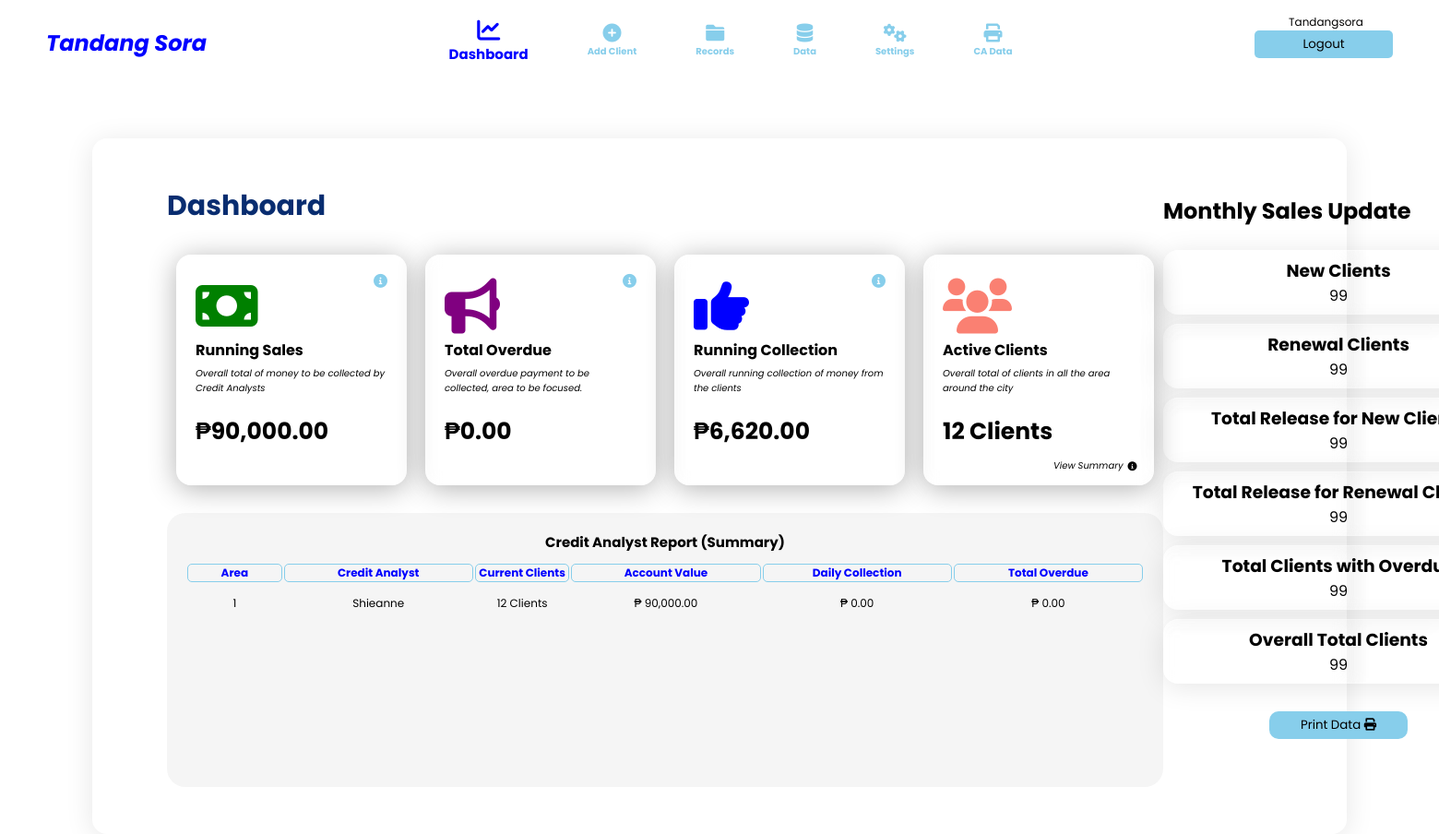
The page /Dashboard.php (signed in) on the database its author committed.
### tables this page shows
CREATE TABLE `insert_cssaccount` (
  `id` int(11) NOT NULL,
  `branch` varchar(255) NOT NULL,
  `fullname` varchar(255) NOT NULL,
  `username` varchar(255) NOT NULL,
  `password` varchar(255) NOT NULL
);

CREATE TABLE `insert_creditanalyst` (
  `id` int(11) NOT NULL,
  `cabranch` varchar(255) NOT NULL,
  `name` varchar(255) NOT NULL,
  `area` varchar(255) NOT NULL
);

### Dashboard.php (the view, shortened to what the rows shown need)
<?php
    include_once 'header.php';
?>
            <section id="Dashboard" class="navContent">
                <div class="dbDashboard">
                    <div class="dbSummary">
                        <h1>Dashboard</h1>
                        <div class="dbData">
                            <div class="dbBalance">
                                <div class="card totalBorrowed">
                                    <?php
                                        if($bnm == "all"){
                                            $qApp = "SELECT SUM(cloanamount) AS Approved FROM insert_client WHERE cloanstatus in ('Ongoing','Released')";
                                        }else{
                                            $qApp = "SELECT SUM(cloanamount) AS Approved FROM insert_client WHERE cbranch = '$bnm' and cloanstatus in ('Ongoing','Released')";
                                        }
                                        $qryApp = mysqli_query($connection,$qApp);
                                            if(mysqli_num_rows($qryApp)>0){
                                                while($rdApp = mysqli_fetch_array($qryApp)){
                                                $rApp = $rdApp['Approved'];
                                                }
                                            }
                                    ?>
                                    <h2>₱<?php echo number_format($rApp,2)?></h2>
                                </div>
                                <div class="card totalOverdue">
                                    <?php
                                        if($bnm == "all"){
                                            $qO = "SELECT SUM(coverdue) AS TOTALO FROM insert_client WHERE cloanstatus in ('Ongoing','Released')";
                                        }else{
                                            $qO = "SELECT SUM(coverdue) AS TOTALO FROM insert_client WHERE cbranch = '$bnm' and cloanstatus in ('Ongoing','Released')";
                                        }
                                        $qryO = mysqli_query($connection,$qO);
                                            if(mysqli_num_rows($qryO)>0){
                                                while($rdO = mysqli_fetch_array($qryO)){
                                                $rAO = $rdO['TOTALO'];
                                                }
                                            }
                                    ?>
                                    <h2>₱<?php echo number_format($rAO,2)?></h2>
                                </div>
                                <?php
                                    if($bnm == "all"){
                                        $qHC = "SELECT SUM(camountpaid) AS amntpaid FROM insert_client WHERE cloanstatus in ('Ongoing','Released') ";
                                    }else{
                                        $qHC = "SELECT SUM(camountpaid) AS amntpaid FROM insert_client WHERE cbranch = '$bnm' and cloanstatus in ('Ongoing','Released')";
                                    }
                                    $qryHC = mysqli_query($connection,$qHC);
                                        if(mysqli_num_rows($qryHC)>0){
                                            while($rHC = mysqli_fetch_array($qryHC)){
                                            $rsHC = $rHC['amntpaid'];
                                            }
                                        }
                                ?>
                                <div class="card pendingClient">
                                    <h2>₱<?php echo number_format($rsHC,2) ?></h2>
                                </div>
                                <?php
                                    if($bnm == "all"){
                                        $qT = "SELECT COUNT(*) AS TOTALC FROM insert_client WHERE cloanstatus in ('Ongoing','Released')";
                                    }else{
                                        $qT = "SELECT COUNT(*) AS TOTALC FROM insert_client WHERE cbranch = '$bnm' and cloanstatus in ('Ongoing','Released')";
                                    }
                                    $qryT = mysqli_query($connection,$qT);
                                        if(mysqli_num_rows($qryT)>0){
                                            while($rdT = mysqli_fetch_array($qryT)){
                                            $rAT = $rdT['TOTALC'];
                                                if($rAT <= 1){
                                                    $rAT1 = "$rAT Client";
                                                }else{
                                                    $rAT1 = "$rAT Clients";
                                                }
                                            }
                                        }
                                ?>
                                <div class="card currentClient">
                                    <h2><?php echo $rAT1 ?></h2>
                                </div>
                            </div>
                        </div>
                        <div class="dbReport creditAnalyst">
                            <h2>Credit Analyst Report <span>(Summary)</span></h2>
                            <table id="dbreportTitle">
                                <tr>
                                    <th width="10%">Area</th>
                                    <th width="20%">Credit Analyst</th>
                                    <th width="10%">Current Clients</th>
                                    <th width="20%">Account Value</th>
                                    <th width="20%">Daily Collection</th>
                                    <th width="20%">Total Overdue</th>
                                </tr>
                            </table>
                            <div class="dvRContent">
                                <table id="dbreportContent">
                                    <?php
                                        if($bnm == "all"){
                                            $qReport = "SELECT * FROM insert_creditanalyst ORDER BY AREA ASC, NAME ASC";
                                        }else{
                                            $qReport = "SELECT * FROM insert_creditanalyst WHERE cabranch = '$bnm' ORDER BY AREA ASC, NAME ASC";
                                        }
                                        $qryReport = mysqli_query($connection,$qReport);
                                            while($rowReport = mysqli_fetch_assoc($qryReport)){
                                            $caName = $rowReport['name'];
                                            $caArea = $rowReport['area'];
                                        if($bnm == "all"){
                                            $qClientNo = "SELECT COUNT(ccreditanalyst) AS CNO, clientid  from insert_client WHERE ccarea = '$caArea' AND cloanstatus in ('Ongoing','Released')";
                                        }else{
                                            $qClientNo = "SELECT COUNT(ccreditanalyst) AS CNO, clientid  from insert_client WHERE cbranch = '$bnm' AND ccarea = '$caArea' AND cloanstatus in ('Ongoing','Released')";
                                        }
                                        $qryClientNo = mysqli_query($connection,$qClientNo);
                                                while($rowClientNo = mysqli_fetch_assoc($qryClientNo)){
                                                    $caClientNo = $rowClientNo['CNO'];
                                                    }
                                        if($bnm == "all"){
                                            $qLoanAmount ="SELECT SUM(cloanamount) AS SLA from insert_client WHERE ccarea = '$caArea' AND cloanstatus in ('Ongoing','Released')";
                                        }else{
                                            $qLoanAmount ="SELECT SUM(cloanamount) AS SLA from insert_client WHERE cbranch ='$bnm' AND ccarea = '$caArea' AND cloanstatus in ('Ongoing','Released')";
                                        }
                                        $qryLoanAmount = mysqli_query($connection,$qLoanAmount);
                                                    while($rowLoanAmount = mysqli_fetch_assoc($qryLoanAmount)){
                                                        $caLoanAmount = $rowLoanAmount['SLA'];
                                                    }
                                        if($bnm == "all"){
                                            $qdaily = "SELECT SUM(payment) as daily, SUM(secdep) as sumdep, creditanalyst from insert_payment WHERE area = '$caArea' AND date_paid = curdate() ";
                                        }else{
                                            $qdaily = "SELECT SUM(payment) as daily, SUM(secdep) as sumdep, creditanalyst from insert_payment WHERE area = '$caArea' AND date_paid = curdate() ";
                                        }
                                        $qrydaily = mysqli_query($connection,$qdaily);
                                                    while($rowdaily = mysqli_fetch_assoc($qrydaily)){
                                                        $caPayment = $rowdaily['daily'];
                                                        $caSecDep = $rowdaily['sumdep'];
                                                        $caTPay = $caPayment + $caSecDep;
                                                    }
                                        if($bnm == "all"){
                                            $qOverDue = "SELECT SUM(coverdue) as SOD from insert_client WHERE ccarea = '$caArea' AND cloanstatus in ('Ongoing','Released')";
                                        }else{
                                            $qOverDue = "SELECT SUM(coverdue) as SOD from insert_client WHERE cbranch ='$bnm' AND ccarea = '$caArea' AND cloanstatus in ('Ongoing','Released')";
                                        }
                                        $qryOverDue = mysqli_query($connection,$qOverDue);
                                                    while($rowOverDue  = mysqli_fetch_assoc($qryOverDue)){
                                                        $caOverDue = $rowOverDue['SOD'];
                                                    }
                                    ?>
                                        <tr>
                                            <td width="10%"><?php echo $caArea ?></td>
                                            <td width="20%"><?php echo $caName ?></td>
                                            <td width="10%"><?php echo $caClientNo." Clients" ?></td>
                                            <td width="20%">₱ <?php echo number_format($caLoanAmount,2)?></td>
                                            <td width="20%">₱ <?php echo number_format($caTPay,2)?></td>
                                            <td width="20%">₱ <?php echo number_format($caOverDue,2)?></td>
                                        </tr>
                                    <?php }?>
                                </table>
                            </div>
                        </div>
                    </div>
                    <div class="dbProfile">
                        <div class="dbExtras">
                            <h1>Monthly Sales Update</h1>
                    </div>
                </div>
            </section>

### header.php (shortened to what the rows shown need)
<?php include "db.php"; ?>
<!DOCTYPE html>
<html lang="en">
<head>
    <link rel="stylesheet" href="https://cdnjs.cloudflare.com/ajax/libs/font-awesome/6.0.0/css/all.min.css">
    <link rel="stylesheet" href="CSS/style.css">
</head>
<header>
    <div class="fullContent">
        <nav>
            <?php
                $username1 = $_SESSION['UNAME'];
                $branch1 = mysqli_query($connection,"select branch from insert_cssaccount where username = '$username1'");
                    while($rb1= mysqli_fetch_assoc($branch1)){
                        $bnm = $rb1['branch'];
                        if($bnm == "tandangsora"){
                            $bname = 'Tandang Sora' ;
                        }
                        elseif($bnm == "meycauayan"){
                            $bname = 'Meycauayan'  ;
                        }
                        elseif($bnm == "stamaria"){
                            $bname = 'Sta. Maria' ;
                        }
                        elseif($bnm == "all"){
                            $bname = "All Branches";
                        }
                    }
            ?>
            <i style="display: inline-flex; color:blue;"><h1><?php echo $bname?></h1></i>
        </nav>
    </div>
</header>

### rows shown on the page
insert_cssaccount: branch "Tandang Sora"
insert_creditanalyst: area "1", name "Shieanne", caClientNo "12", caLoanAmount "90,000.00", caTPay "0.00", caOverDue "0.00"

### other values the page prints
$_SESSION['UNAME'] "Tandangsora"
$rApp "90,000.00"
$rAO "0.00"
$rsHC "6,620.00"
$rAT1 "12 Clients"
